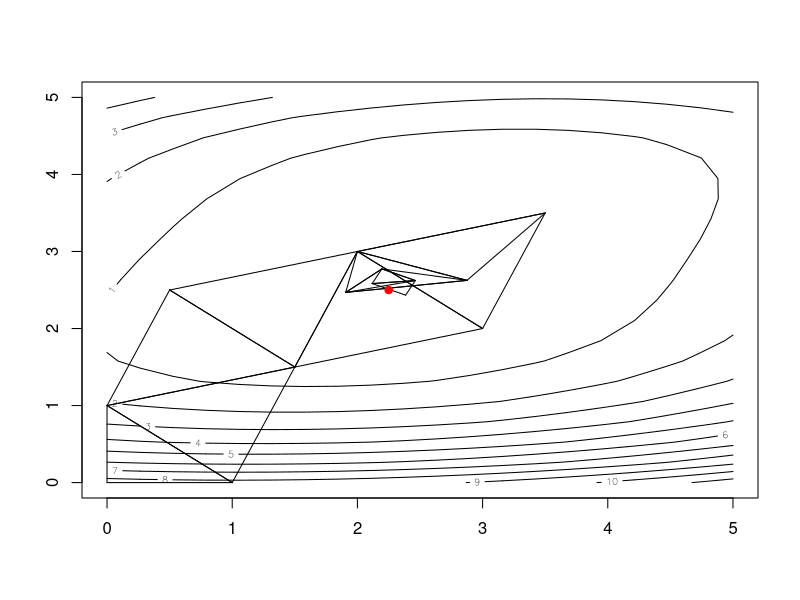
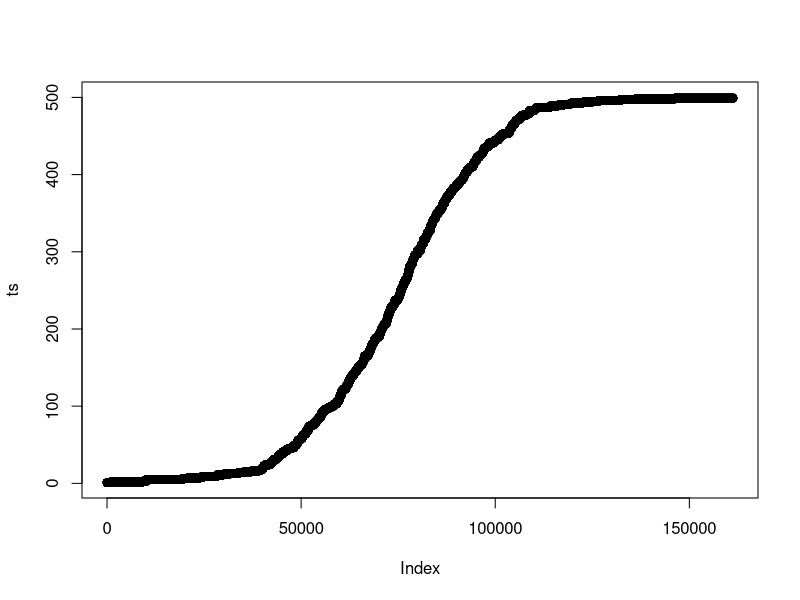
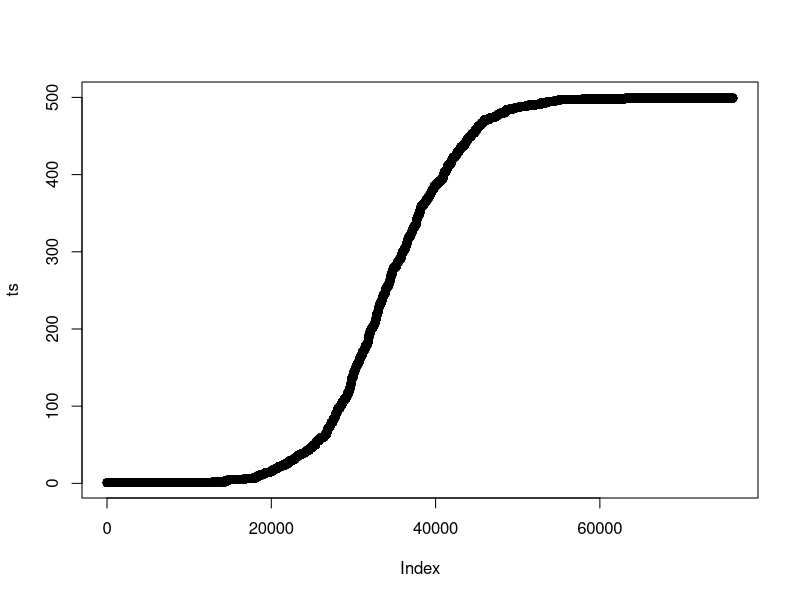
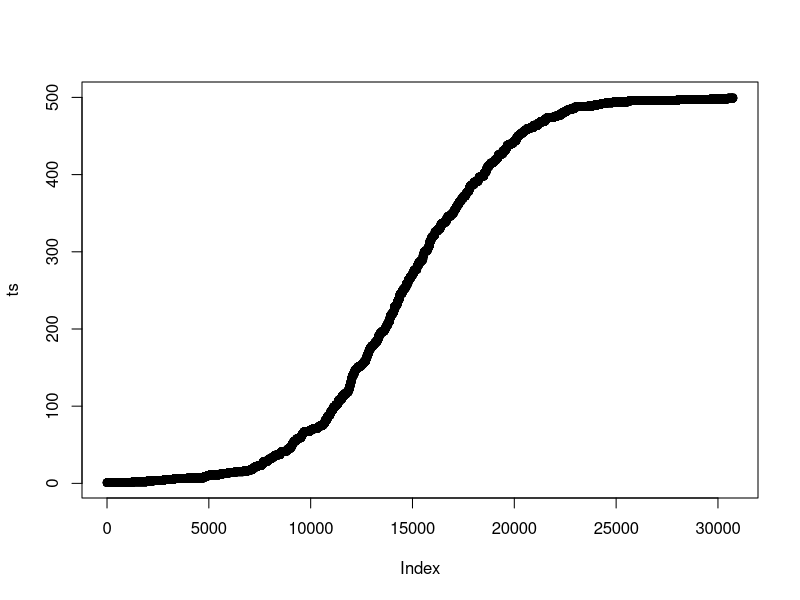

These charts were generated, in order, by the following R code:
## ---- chunk 1
nm_iterate <- function(x, f) {
	n <- nrow(x)
	p <- ncol(x)
	
	if (n != p + 1) stop(paste('Need', p + 1, 'starting points'))
	
	fx <- rep(NA, n)
	for (i in 1:n) fx[i] <- f(x[i,1],x[i,2])
	
	o <- order(fx)
	fx <- fx[o]
	x <- x[o,]
	xmid <- apply(x[1:p,], 2, mean)
	z1 <- xmid - (x[n,] - xmid)
	fz1 <- f(z1[1], z1[2])
	
	if (fz1 < fx[1]) {
		z2 <- xmid - 2*(x[n,] - xmid)
		fz2 <- f(z2[1],z2[2])
		if (fz2 < fz1) {
			cat('Accepted reflection and expansion, f(z2)=',fz2,'\n')
			x[n,] <- z2
		} else {
			cat('Accepted good reflection, f(z1)=',fz1,'\n')
			x[n,] <- z1
		}
	} else if (fz1 < fx[p]) {
		cat('Accepted okay reflection, f(z1)=',fz1,'\n')
		x[n,] <- z1
	} else {
		if (fz1 < fx[n]) {
			x[n,] <- z1
			fx[n] <- fz1
		}
		z3 <- xmid + (x[n,] - xmid)/2
		fz3 <- f(z3[1],z3[2])
		if (fz3 < fx[n]) {
			cat('Accepted contraction 1, f(z3)=',fz3,'\n')
			x[n,] <- z3
		} else {
			cat('Accepted contraction 2,')
			for (i in 2:n) {
				x[i,] <- x[1,] + (x[i,] - x[1,])/2
				cat(' f(z', i+2, ') = ', f(x[i,1],x[i,2]), sep='')
			}
			cat('\n')
		}
	}
	return(x)
}


## ---- chunk 2
# no need to modify this code. This code takes the function you wrote and runs 12 iterations. 
f <- function(x1, x2) {((x1 - x2)^2 + (x1 - 2)^2 + (x2 - 3)^4) / 10}

x1 <- seq(0, 5, len=20)
x2 <- seq(0, 5, len=20)
z <- outer(x1, x2, f)
contour(x1, x2, z)

x <- c(
    0, 0,
    0, 1,
    1, 0
)
x <- matrix(x, nrow = 3, byrow = TRUE)

for(i in 1:12){
    segments(x[1,1],x[1,2],x[2,1],x[2,2])
    segments(x[1,1],x[1,2],x[3,1],x[3,2])
    segments(x[2,1],x[2,2],x[3,1],x[3,2])
    x <- nm_iterate(x,f)
}
points(2.25, 2.5, col = 'red', pch = 19)
# the points in x should be close to the true minimum of 2.25, 2.5
x
## ---- chunk 3
fn <- function(p){
    -3*(1 - p)^8 * p^20 * (10*p - 7)
    }

lo <- 0.5
hi <- 0.95

bisect <- function(fn, lo, hi, tol = 1e-9) { 

    flo <- fn(lo) 
    fhi <- fn(hi) 

    if(flo - fhi <= 1e-9) 
        stop("root is not between lo and hi") 

    mid <- (lo + hi) / 2 
    fmid <- fn(mid) 
    if(abs(fmid) <= tol || abs(hi-lo) <= tol) 
        return(mid) 


    if(fmid * fhi > 0) 
        return(bisect(fn, lo, mid, tol)) 

    return(bisect(fn, mid, hi, tol)) 
} 


bisect(fn, .5, .95) 
  
## ---- chunk 4
x <- c(9.42, 7.25, 4.57, 2.77, 15.15, 1.97, 3.81, 3.99, 8.08, 10.94, 17.77, 4.21, 10.78, 10.23, 4.06, 5.16, 8.4, 4.39, 3.3, 4.01, 9.14, 3.81, 4.8, 1.49, 2.65, 7.54, 4.42, 2.98, 1.95, 2.49)

B <- 200 # 200 bootstrap replicates
n <- length(x) # sample size
R <- numeric(B) # a vector to store our results
indices <- matrix(0,nrow = B, ncol = n)

for(b in 1:B){
    # randomly select rows with replacement
    i <- sample(1:n, size = n, replace = TRUE)
    R[b] <- mean(i) # mean of the selected rows.
    indices[b, ] <- i
}

se_R <- sd(R)/sqrt(n)  # Standard Error

print(se_R)


## ---- chunk 5
m = 1000
n = 100

final = rep(0,m)

for (i in 1:m){
  x = rchisq(n, df=4)
  mean = mean(x)
  median = median(x)
  
  final <- mean-median

}

print(final)
## ---- chunk 6
# probability of 0.02
ni <- 1
p = 0.02
pop <- 500
nu <- pop-ni
choose(500,1)
count = 0
x <- (2*ni/pop)*(nu/pop)
ts <- c(ni)

while(ni<pop){
  x <- (2*ni/pop)*(nu/pop)
  while(runif(1)>x){
    count = count + 1
    ts <- c(ts,ni)
  }
  if(runif(1)<p){
  ni <- ni + 1
  nu <- nu - 1
  
  }
  ts <- c(ts,ni)
}
plot(ts)
length(ts)

#probability of 0.05
ni <- 1
p = 0.06
pop <- 500
nu <- pop-ni
choose(500,1)
count = 0
x <- (2*ni/pop)*(nu/pop)
ts <- c(ni)

while(ni<pop){
  x <- (2*ni/pop)*(nu/pop)
  while(runif(1)>x){
    count = count + 1
    ts <- c(ts,ni)
  }
  if(runif(1)<p){
  ni <- ni + 1
  nu <- nu - 1
  
  }
  ts <- c(ts,ni)
}
plot(ts)
length(ts)

# probability of 0.1
ni <- 1
p = 0.1
pop <- 500
nu <- pop-ni
choose(500,1)
count = 0
x <- (2*ni/pop)*(nu/pop)
ts <- c(ni)

while(ni<pop){
  x <- (2*ni/pop)*(nu/pop)
  while(runif(1)>x){
    count = count + 1
    ts <- c(ts,ni)
  }
  if(runif(1)<p){
  ni <- ni + 1
  nu <- nu - 1
  
  }
  ts <- c(ts,ni)
}
plot(ts)
length(ts)
